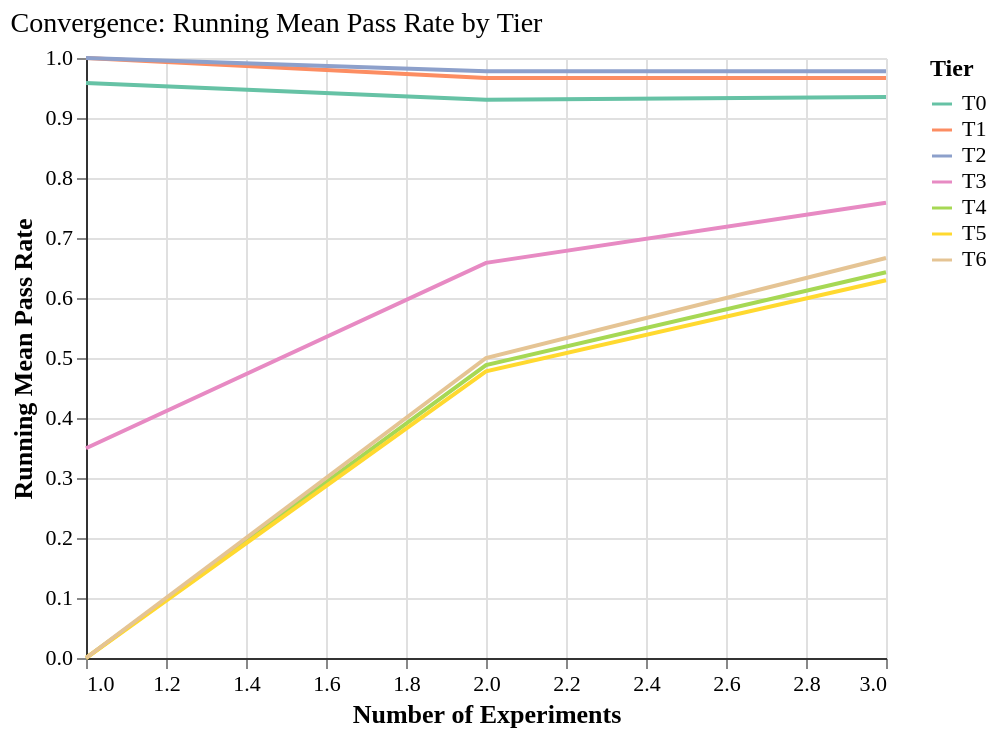

Source (Vega-Lite JSON):
### Vega-Lite specification from a JSON file in a GitHub repository (floating-point values rounded to 4 significant figures)
{"config": {"font": "serif", "axis": {"labelFontSize": 11, "titleFontSize": 13, "gridColor": "#e0e0e0", "domainColor": "#333333"}, "legend": {"labelFontSize": 11, "titleFontSize": 12}, "title": {"fontSize": 14, "anchor": "start", "fontWeight": "normal"}, "view": {"stroke": null, "continuousWidth": 400, "continuousHeight": 300}, "mark": {"tooltip": true}}, "data": {"name": "data-995a5b26f81c3faaa3d6274f2f892c88"}, "mark": {"type": "line"}, "encoding": {"color": {"field": "tier", "scale": {"domain": ["T0", "T1", "T2", "T3", "T4", "T5", "T6"], "range": ["#66c2a5", "#fc8d62", "#8da0cb", "#e78ac3", "#a6d854", "#ffd92f", "#e5c494"]}, "sort": ["T0", "T1", "T2", "T3", "T4", "T5", "T6"], "title": "Tier", "type": "ordinal"}, "tooltip": [{"field": "tier", "title": "Tier", "type": "ordinal"}, {"field": "n_experiments", "title": "Experiments", "type": "quantitative"}, {"field": "running_mean", "format": ".3f", "title": "Running Mean", "type": "quantitative"}], "x": {"field": "n_experiments", "title": "Number of Experiments", "type": "quantitative"}, "y": {"field": "running_mean", "scale": {"domain": [0, 1]}, "title": "Running Mean Pass Rate", "type": "quantitative"}}, "title": "Convergence: Running Mean Pass Rate by Tier", "$schema": "https://vega.github.io/schema/vega-lite/v6.1.0.json", "datasets": {"data-995a5b26f81c3faaa3d6274f2f892c88": [{"tier": "T0", "n_experiments": 1, "running_mean": 0.9583}, {"tier": "T0", "n_experiments": 2, "running_mean": 0.9306}, {"tier": "T0", "n_experiments": 3, "running_mean": 0.9352}, {"tier": "T1", "n_experiments": 1, "running_mean": 1.0}, {"tier": "T1", "n_experiments": 2, "running_mean": 0.9667}, {"tier": "T1", "n_experiments": 3, "running_mean": 0.9667}, {"tier": "T2", "n_experiments": 1, "running_mean": 1.0}, {"tier": "T2", "n_experiments": 2, "running_mean": 0.9778}, {"tier": "T2", "n_experiments": 3, "running_mean": 0.9778}, {"tier": "T3", "n_experiments": 1, "running_mean": 0.3496}, {"tier": "T3", "n_experiments": 2, "running_mean": 0.6585}, {"tier": "T3", "n_experiments": 3, "running_mean": 0.7588}, {"tier": "T4", "n_experiments": 1, "running_mean": 0.0}, {"tier": "T4", "n_experiments": 2, "running_mean": 0.4881}, {"tier": "T4", "n_experiments": 3, "running_mean": 0.6429}, {"tier": "T5", "n_experiments": 1, "running_mean": 0.0}, {"tier": "T5", "n_experiments": 2, "running_mean": 0.4778}, {"tier": "T5", "n_experiments": 3, "running_mean": 0.6296}, {"tier": "T6", "n_experiments": 1, "running_mean": 0.0}, {"tier": "T6", "n_experiments": 2, "running_mean": 0.5}, {"tier": "T6", "n_experiments": 3, "running_mean": 0.6667}]}}
